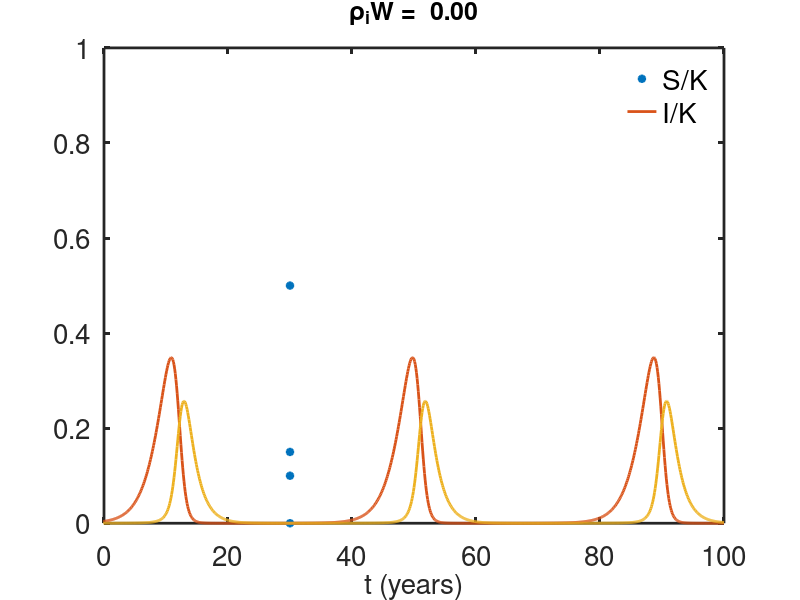
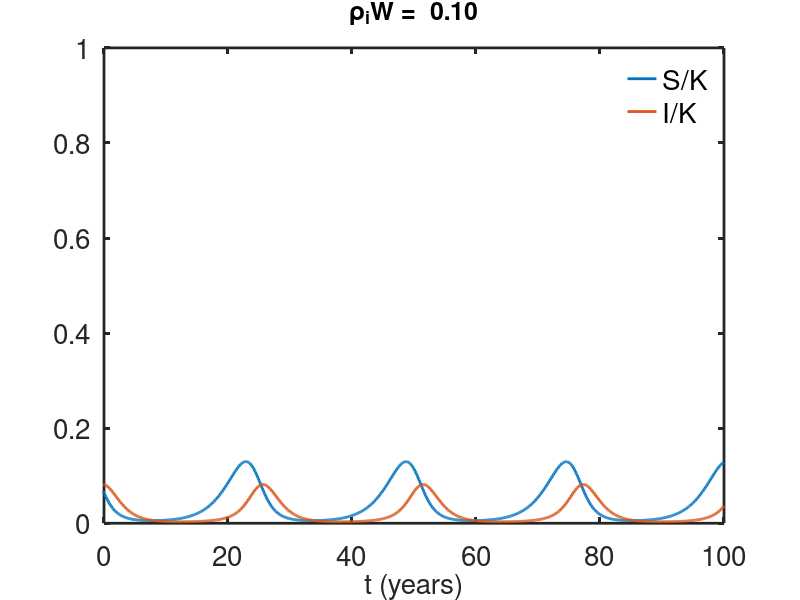
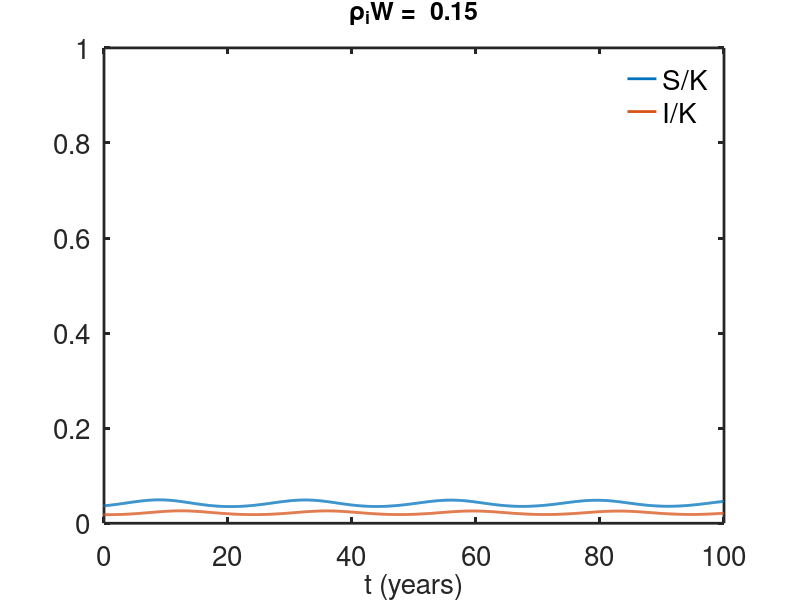
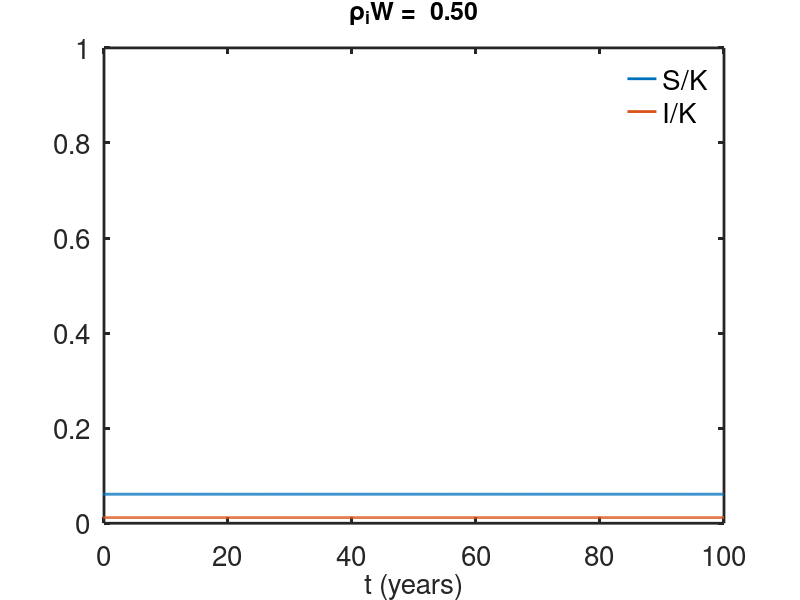

Recreate these plots in MATLAB, in order.
% chronic wasting disease  ode model 
function  desolver
clear all 
global game gami K eps  mue mui  rhosW rhoiW  r rhofac gam xiW xifac tend Wmx

set(0,                           ...
   'defaultaxesfontsize', 20,   ...
   'defaultaxeslinewidth', 2.0, ...
   'defaultlinelinewidth', 2.0, ...
   'defaultpatchlinewidth', 1.7);

% using new notation and new model with SI term
 formatSpecF = '%6.2f\n';
 % specify parameters
 d = 0.1;
 b = 0.6;
 r=b-d;
 
 mui = 0.6;
  
 mue=0.2;
 game = 1;  %wlog
 gami = 0.1;
  
 eps = 0.1 ;
  rhofac = 0.5;
 xifac=0; 
 
  K = 30;
   gam = eps*game+gami*mue;
 % the list of rho_iW values
plist = [0,0.1,0.15, 0.5 ];
 
 % figure(10)
 plot(K*ones(length(plist),1),plist,'*')
 hold on

for j = 1:length(plist)
    rhoiW = plist(j);   
    rhosW = rhoiW*rhofac;
    xiW = xifac*rhoiW;


 %specify the output points
t_start = -1500;
tstep = 0.1;
t_end = 100;
tend=t_end;
tspan = [t_start:tstep:t_end];

s0 = [K;0.01;0];  %  format s0 = [U;V;...] as a column vector
% integrate the ode's
[T,S] = ode23s(@deRHS,tspan, s0, odeset('maxstep',1));  
X = S(:,1);
Y = S(:,2);
E = S(:,3);
 % plot the time course of the solution  
figure(j)
plot(T,X/K,T,Y/K  , 'linewidth',2)
legend('boxoff')
legend('S/K','I/K','fontsize',20)
 xlabel('t (years)','fontsize',20)
  axis([0 tend 0 1])
  title( strcat('\rho_iW = ',sprintf(formatSpecF,rhoiW)),'fontsize',18)
  hold on

  % plot the I-S phase portrait of the solution
  figure(4+j)
plot( X/K, Y/K , 'linewidth',2)
%legend('S/K','I/K','E','fontsize',20)
 xlabel('S/K','fontsize',20)
 ylabel('I/K')
  title( strcat('\rho_iW = ',sprintf(formatSpecF,rhoiW)),'fontsize',18)
  
end
 
 %the bifurcation diagram
 
% the endemic curve
 
   rhoiW = 0:0.01:0.99;
   rhosW =  rhoiW*rhofac;
   xiW = xifac*rhoiW;
  
  Kt = r*mue*( mui  +  rhoiW)./( eps.*(1+xiW)*game.*(r - rhosW) + gami*mue*r -  gami*mue*rhosW);
  
  figure(10)
plot( Kt, rhoiW , Kt,  r*ones(length(K),1)/rhofac)
hold on
 
 
xlabel('K')
ylabel('\rho_iW')
text(60,0.1,'III','fontsize',18)
text(60,0.5,'II','fontsize',18)

text(10, 0.9 ,'I','fontsize',18)

text(10,1.2,'IV','fontsize',18)
   %the Hopf bifurcation curve
  
  [kp,rhoiW] = meshgrid(0:.25:150,0:.01:1);
   
  Hc=Hpf(kp,rhoiW);
 
 figure(10)
 contour(kp,rhoiW,Hc,[0,0] ,'linewidth',2)
 
  axis([0 100 0 1]) 
 
hold off
 
end

%the right hand side for ode simulation:
function s_prime=deRHS(t,s)
global game gami K eps  mue mui  rhosW rhoiW  r xiW
S = s(1);
II = s(2);
E = s(3);
 
fS= r*S*(1- (S+II)/K)-game*S*E -gami*S*II -rhosW*S;
                
fII=game*S*E+ gami*S*II -mui*II-rhoiW*II;
                  
fE=eps*(1+xiW)*II-mue*E;

 s_prime = [fS,fII, fE]'  ;
end

% the Hopf bifurcation curve
function out = Hpf(K,rhoiW)
global  game gami  eps  mue mui r rhofac xifac 
 rhosW=rhoiW*rhofac;
 xiW = xifac*rhoiW;
    gam = eps*(1+xiW)*game+gami*mue;
 M = rhoiW+mui;
   beta = (M.*(3*mue+r - rhosW) + M.^2 +  mue^2);
  % this formula assumes xiW=0;
   c3=eps*game.*gam.^2.*(r-rhosW).*(gam-M*gami);
   c2=-gam.*r.*(gami*mue.*(2*M.^2*gami*mue-3*gam.*M.^2-3*gam.*M*mue)+beta.*gam.^2);
   c1=-mue*r^2.*(gami*mue*(M.^2*gami*mue-3*gam.*M.^2-2*gam.*M*mue)+beta.*gam.^2);
   c0=-M.*r^3*mue^3.*(gam-M*gami);
   out = K.^3.*c3 +K.^2.*c2+K.*c1+c0;
 
end
 

